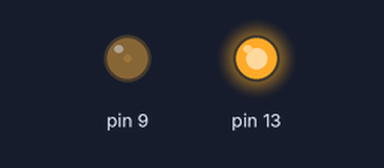
A sketch run on a simulated Arduino Uno, built with avr-gcc and run on an emulated ATmega328P. Shown: output pins drawn as LEDs (lit = HIGH).

Above: at 0.05 s.
At 3.65 s:
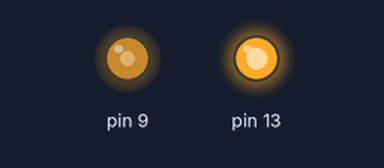
At 6.55 s:
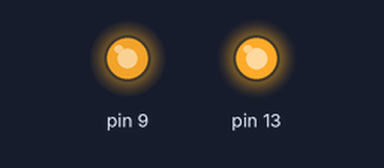
At 13.15 s:
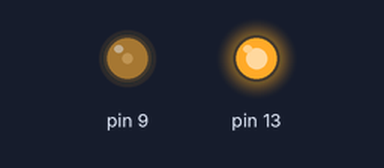
Timing chart, 0 to 19.9 s (numbered marks = the images above):
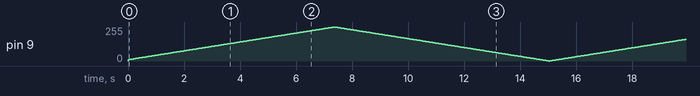

The sketch:

pwmfrekansayarla.ino
```cpp
/*

 Mimics the fade example but with an extra parameter for frequency. It should dim but with a flicker
 because the frequency has been set low enough for the human eye to detect. This flicker is easiest to see when
 the LED is moving with respect to the eye and when it is between about 20% - 60% brighness. The library
 allows for a frequency range from 1Hz - 2MHz on 16 bit timers and 31Hz - 2 MHz on 8 bit timers. When
 SetPinFrequency()/SetPinFrequencySafe() is called, a bool is returned which can be tested to verify the
 frequency was actually changed.

 This example runs on mega and uno.
 */

#include <PWM.h>

//use pin 11 on the Mega instead, otherwise there is a frequency cap at 31 Hz
int led = 9;                // the pin that the LED is attached to
int brightness = 10;         // how bright the LED is
int fadeAmount = 1;         // how many points to fade the LED by
int32_t frequency =600; //frequency (in Hz)

void setup()
{
  pinMode(A1,INPUT);
  //initialize all timers except for 0, to save time keeping functions
  InitTimersSafe();

  //sets the frequency for the specified pin
   bool success = SetPinFrequencySafe(led, frequency);

  //if the pin frequency was set successfully, turn pin 13 on
  if(success) {
    pinMode(13, OUTPUT);
    digitalWrite(13, HIGH);
  }
}

void loop()
{
  //use this functions instead of analogWrite on 'initialized' pins
  pwmWrite(led, brightness);

  brightness = brightness + fadeAmount;

  if (brightness == 0 || brightness == 255) {
    fadeAmount = -fadeAmount ;
  }

  delay(30);
}
```

PWM.h
```cpp
// (licence header left out)
/*
This library is built to support two of the AVR Architecture 'groups' that Arduino uses
a) ATmega48/88/168/328,
b) ATmega640/1280/1281/2560/2561
*/

#ifndef PWM_H_
#define PWM_H_

#include "avr/pgmspace.h"
#include "math.h"

#if defined(__AVR_ATmega640__) || defined(__AVR_ATmega1280__) || defined(__AVR_ATmega1281__) || defined(__AVR_ATmega2560__) || defined(__AVR_ATmega2561__)
	#include "utility/ATimerDefs.h"
#elif defined(__AVR_ATmega48__) || defined(__AVR_ATmega88__) || defined(__AVR_ATmega88P__) || defined(__AVR_ATmega168__) || defined(__AVR_ATmega168P__) || defined(__AVR_ATmega328__) || defined(__AVR_ATmega328P__)
	#include "utility/BTimerDefs.h"
#endif


#if defined(__AVR_ATmega640__) || defined(__AVR_ATmega1280__) || defined(__AVR_ATmega1281__) || defined(__AVR_ATmega2560__) || defined(__AVR_ATmega2561__)
// 16 bit timers
extern uint32_t	GetFrequency_16(const int16_t timerOffset);
extern bool		SetFrequency_16(const int16_t timerOffset, uint32_t f);
extern uint16_t GetPrescaler_16(const int16_t timerOffset);
extern void		SetPrescaler_16(const int16_t timerOffset, prescaler psc);
extern void		SetTop_16(const int16_t timerOffset, uint16_t top);
extern uint16_t GetTop_16(const int16_t timerOffset);
extern void		Initialize_16(const int16_t timerOffset);
extern float	GetResolution_16(const int16_t timerOffset);

// 8 bit timers
extern uint32_t	GetFrequency_8(const int16_t timerOffset);
extern bool		SetFrequency_8(const int16_t timerOffset, uint32_t f);
extern uint16_t GetPrescaler_8(const int16_t timerOffset);
extern void		SetPrescaler_8(const int16_t timerOffset, prescaler psc);
extern void		SetPrescalerAlt_8(const int16_t timerOffset, prescaler_alt psc);
extern void		SetTop_8(const int16_t timerOffset, uint8_t top);
extern uint8_t	GetTop_8(const int16_t timerOffset);
extern void		Initialize_8(const int16_t timerOffset);
extern float	GetResolution_8(const int16_t timerOffset);

#endif

#if defined(__AVR_ATmega48__) || defined(__AVR_ATmega88__) || defined(__AVR_ATmega88P__) || defined(__AVR_ATmega168__) || defined(__AVR_ATmega168P__) || defined(__AVR_ATmega328__) || defined(__AVR_ATmega328P__)

// 16 bit timers
extern uint32_t	GetFrequency_16();
extern bool		SetFrequency_16(uint32_t f);
extern uint16_t GetPrescaler_16();
extern void		SetPrescaler_16(prescaler psc);
extern void		SetTop_16(uint16_t top);
extern uint16_t GetTop_16();
extern void		Initialize_16();
extern float	GetResolution_16();

// 8 bit timers
extern uint32_t	GetFrequency_8(const int16_t timerOffset);
extern bool		SetFrequency_8(const int16_t timerOffset, uint32_t f);
extern uint16_t GetPrescaler_8(const int16_t timerOffset);
extern void		SetPrescaler_8(const int16_t timerOffset, prescaler psc);
extern void		SetPrescalerAlt_8(const int16_t timerOffset, prescaler_alt psc);
extern void		SetTop_8(const int16_t timerOffset, uint8_t top);
extern uint8_t	GetTop_8(const int16_t timerOffset);
extern void		Initialize_8(const int16_t timerOffset);
extern float	GetResolution_8(const int16_t timerOffset);

#endif

//common functions

extern void		InitTimers();
extern void		InitTimersSafe();										//doesn't init timers responsible for time keeping functions
extern void		pwmWrite(uint8_t pin, uint8_t val);
extern void		pwmWriteHR(uint8_t pin, uint16_t val);					//accepts a 16 bit value and maps it down to the timer for maximum resolution
extern bool		SetPinFrequency(int8_t pin, uint32_t frequency);
extern bool		SetPinFrequencySafe(int8_t pin, uint32_t frequency);	//does not set timers responsible for time keeping functions
extern float	GetPinResolution(uint8_t pin);							//gets the PWM resolution of a pin in base 2, 0 is returned if the pin is not connected to a timer

#endif /* PWM_H_ */
```

BTimerDefs.h
```cpp
// (licence header left out)
#ifndef BTIMERDEFS_H_
#define BTIMERDEFS_H_

#if defined(__AVR_ATmega48__) || defined(__AVR_ATmega88__) || defined(__AVR_ATmega88P__) || defined(__AVR_ATmega168__) || defined(__AVR_ATmega168P__) || defined(__AVR_ATmega328__) || defined(__AVR_ATmega328P__)

//physical memory locations used in pwmWrite()
#define OCR1A_MEM	0x88
#define OCR1B_MEM	0x8A
#define OCR1C_MEM	0x8C

#define OCR0A_MEM	0x47
#define OCR0B_MEM	0x48
#define OCR2A_MEM	0xB3
#define OCR2B_MEM	0xB4

#define TCCR1A_MEM	0x80
#define TCCR1B_MEM	0x81
#define TCCR1C_MEM	0x82

#define TCCR0A_MEM	0x44
#define TCCR0B_MEM	0x45
#define TCCR2A_MEM	0xB0
#define TCCR2B_MEM	0xB1

#define ICR1_MEM	0x86

//8 bit timers
#define TIMER0_OFFSET	0x00
#define TIMER2_OFFSET	0x6C

#define TCCRA_8(tmr_offset)		_SFR_MEM8(0x44 + tmr_offset)
#define TCCRB_8(tmr_offset)		_SFR_MEM8(0x45 + tmr_offset)
#define OCRA_8(tmr_offset)		_SFR_MEM8(0x47 + tmr_offset)

static const uint16_t pscLst[] = { 0, 1, 8, 64, 256, 1024};
static const uint16_t pscLst_alt[] = {0, 1, 8, 32, 64, 128, 256, 1024};

enum prescaler
{
	ps_1	=	1,
	ps_8	=	2,
	ps_64	=	3,
	ps_256	=	4,
	ps_1024 =	5
};

//certain 8 bit timers read the CSn register differently
enum prescaler_alt
{
	psalt_1		=	1,
	psalt_8		=	2,
	psalt_32	=	3,
	psalt_64	=	4,
	psalt_128	=	5,
	psalt_256	=	6,
	psalt_1024	=	7
};

//macros for each timer 'object'
#define Timer0_GetFrequency()	GetFrequency_8(TIMER0_OFFSET)
#define Timer0_SetFrequency(x)	SetFrequency_8(TIMER0_OFFSET, x)
#define Timer0_GetPrescaler()	GetPrescaler_8(TIMER0_OFFSET)
#define Timer0_SetPrescaler(x)	SetPrescaler_8(TIMER0_OFFSET, x)
#define Timer0_GetTop()			GetTop_8(TIMER0_OFFSET)
#define Timer0_SetTop(x)		SetTop_8(TIMER0_OFFSET, x)
#define Timer0_Initialize()		Initialize_8(TIMER0_OFFSET)
#define Timer0_GetResolution()	GetResolution_8(TIMER0_OFFSET)

#define Timer1_GetFrequency()	GetFrequency_16()
#define Timer1_SetFrequency(x)	SetFrequency_16(x)
#define Timer1_GetPrescaler()	GetPrescaler_16()
#define Timer1_SetPrescaler(x)	SetPrescaler_16(x)
#define Timer1_GetTop()			GetTop_16()
#define Timer1_SetTop(x)		SetTop_16(x)
#define Timer1_Initialize()		Initialize_16()
#define Timer1_GetResolution()	GetResolution_16()

#define Timer2_GetFrequency()	GetFrequency_8(TIMER2_OFFSET)
#define Timer2_SetFrequency(x)	SetFrequency_8(TIMER2_OFFSET, x)
#define Timer2_GetPrescaler()	GetPrescaler_8(TIMER2_OFFSET)
#define Timer2_SetPrescaler(x)	SetPrescalerAlt_8(TIMER2_OFFSET, x)
#define Timer2_GetTop()			GetTop_8(TIMER2_OFFSET)
#define Timer2_SetTop(x)		SetTop_8(TIMER2_OFFSET, x)
#define Timer2_Initialize()		Initialize_8(TIMER2_OFFSET)
#define Timer2_GetResolution()	GetResolution_8(TIMER2_OFFSET)

#else
	#error "BTimerDefs.h only supports ATMega48, ATMega88, ATMega168, ATMega328"
#endif
#endif /* BTIMERDEFS_H_ */
```
